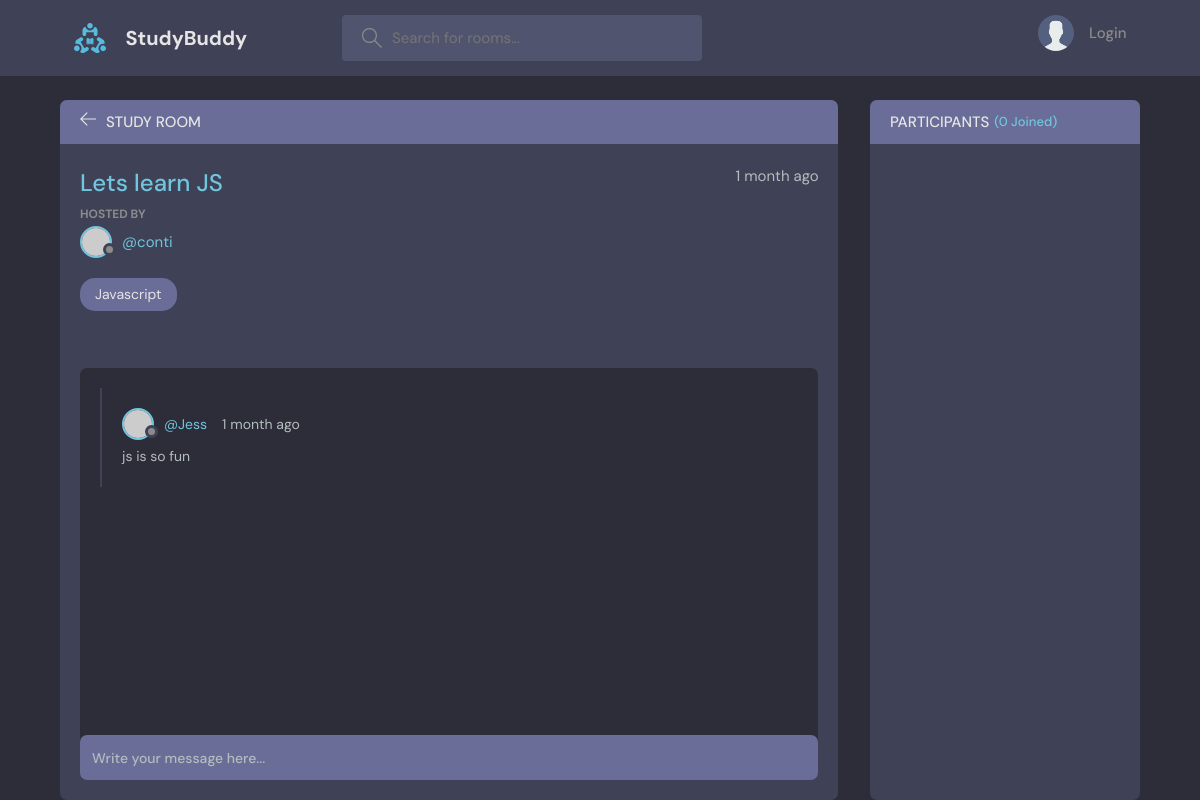
Page /room/3 on the committed database.
### base/models.py (models this page shows, shortened)
class Room(models.Model):
    host = models.ForeignKey(User, on_delete=models.SET_NULL, null=True)
    topic = models.ForeignKey(Topic, on_delete=models.SET_NULL, null=True)
    name = models.CharField(max_length=200)
    description = models.TextField(null=True, blank=True)
    participants = models.ManyToManyField(User, related_name='participants', blank=True)
    updated = models.DateTimeField(auto_now=True)
    created = models.DateTimeField(auto_now_add=True)
    class Meta:
        ordering = ['-updated', '-created']

class Topic(models.Model):
    name = models.CharField(max_length=200)
    def __str__(self):
        return self.name

class Message(models.Model):
    user = models.ForeignKey(User, on_delete=models.CASCADE)
    room = models.ForeignKey(Room, on_delete=models.CASCADE)
    body = models.TextField()
    updated = models.DateTimeField(auto_now=True)
    created = models.DateTimeField(auto_now_add=True)
    class Meta:
        ordering = ['-updated', '-created']

### base/views.py (the view, shortened to what this page needs)
# urls.py: path('room/<str:pk>', views.room, name="room"),
def room(request, pk):
    room = Room.objects.get(id=pk)
    room_messages = room.message_set.all().order_by('-created')
    participants = room.participants.all()
    context = {'room': room, 'room_messages': room_messages,
               'participants': participants}
    return render(request, 'base/room.html', context)

### base/templates/base/room.html (shortened to what this page needs)
{% extends 'main.html' %}
{% block content %}
  <body>
    <main class="profile-page layout layout--2">
      <div class="container">
        <div class="room">
          <div class="room__top">
            <div class="room__topLeft">
              <a href="{% url 'home' %}">
                <svg version="1.1" xmlns="http://www.w3.org/2000/svg" width="32" height="32" viewBox="0 0 32 32">
                  <title>arrow-left</title>
                  <path
                    d="M13.723 2.286l-13.723 13.714 13.719 13.714 1.616-1.611-10.96-10.96h27.625v-2.286h-27.625l10.965-10.965-1.616-1.607z"
                  ></path>
                </svg>
              </a>
              <h3>Study Room</h3>
            </div>
          </div>
          <div class="room__box scroll">
            <div class="room__header scroll">
              <div class="room__info">
                <h3>{{room.name}}</h3>
                <span>{{ room.created|timesince}} ago</span>
              </div>
              <div class="room__hosted">
                <p>Hosted By</p>
                <a href="{% url 'user-profile' room.host.id %}" class="room__author">
                  <div class="avatar avatar--small">
                    <img src="https://randomuser.me/api/portraits/men/37.jpg" />
                  </div>
                  <span>@{{room.host.username}}</span>
                </a>
              </div>
              <span class="room__topics">{{room.topic}}</span>
            </div>
            <div class="room__conversation">
              <div class="threads scroll">
                {% for message in room_messages %}
                <div class="thread">
                  <div class="thread__top">
                    <div class="thread__author">
                      <a href="{% url 'user-profile' message.user.id %}" class="thread__authorInfo">
                        <div class="avatar avatar--small">
                          <img src="https://randomuser.me/api/portraits/men/37.jpg" />
                        </div>
                        <span>@{{message.user}}</span>
                      </a>
                      <span class="thread__date">{{message.created|timesince}} ago</span>
                    </div>
                  </div>
                  <div class="thread__details">
                    {{message.body}}
                  </div>
                </div>
                {% endfor %}
              </div>
            </div>
          </div>
          <div class="room__message">
            <form action="" method="POST">
              <input name="body" placeholder="Write your message here..." />
            </form>
          </div>
        </div>
        <div class="participants">
          <h3 class="participants__top">Participants <span>({{participants.count}} Joined)</span></h3>
          <div class="participants__list scroll">
          </div>
        </div>
      </div>
    </main>
  {% endblock content%}

### rows in the picture
Room: name "Lets learn JS", created "1 month", host.username "conti", topic "Javascript"
Message: user "Jess", created "1 month", body "js is so fun"

### other values in the picture
{{ participants.count }} "0"
